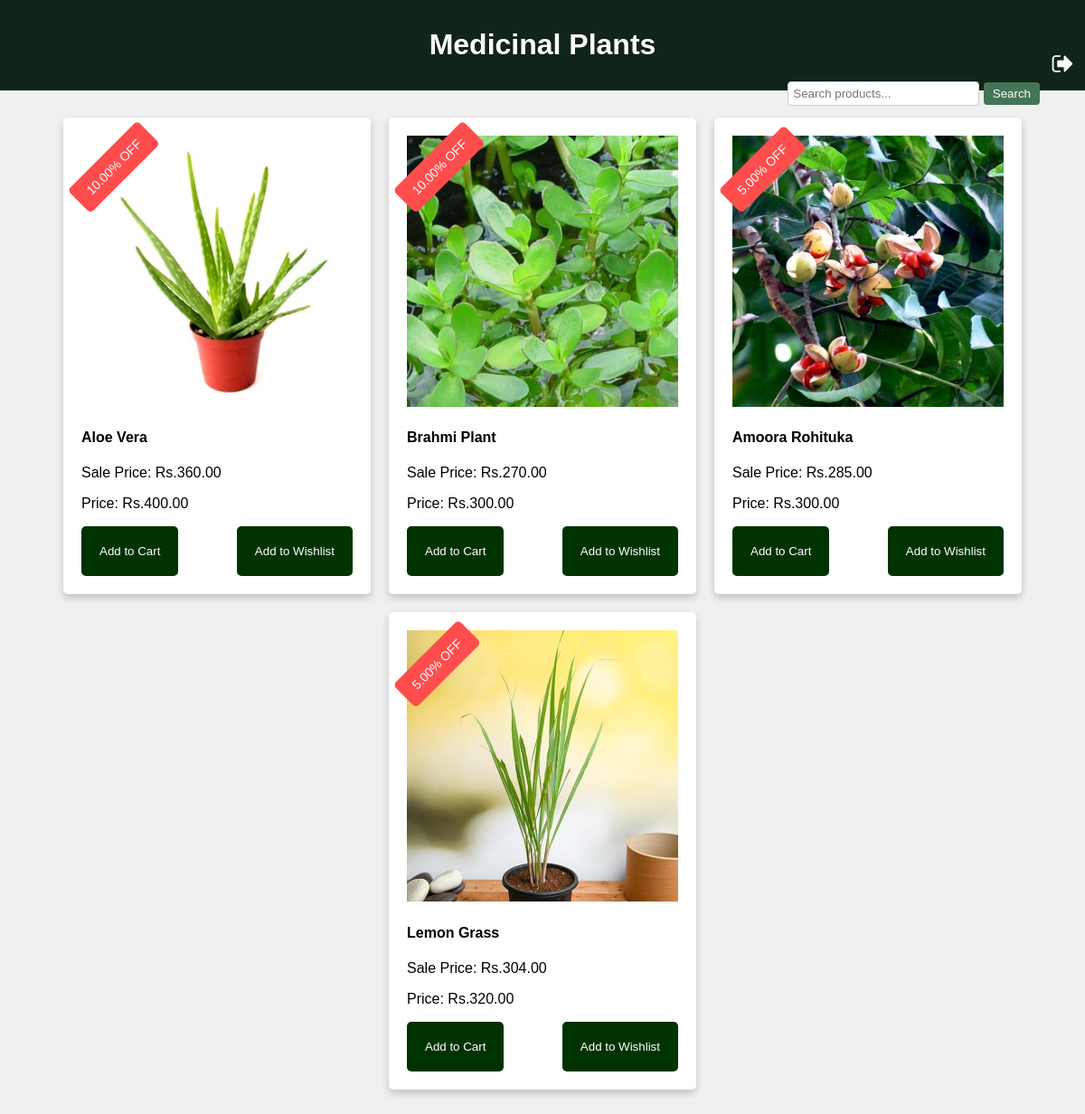
The page /subcategory/medicinal-plants/ (signed in) on the database its author committed.
### appplant/models.py (models this page shows, shortened)
class Product2(models.Model):
     product_name = models.CharField(max_length=255)
     category = models.ForeignKey(Category2, on_delete=models.CASCADE)  # Use ForeignKey to relate to Category
     subcategory = models.ForeignKey(Subcategory2, on_delete=models.CASCADE)  # Use ForeignKey to relate to Subcategory
     stock = models.PositiveIntegerField(default=1, null=True)
     description = models.TextField()
     price = models.DecimalField(max_digits=10, decimal_places=2)
     discount = models.DecimalField(max_digits=5, decimal_places=2, default=0.0)
     sale_price = models.DecimalField(max_digits=10, decimal_places=2, editable=False)
     product_image = models.ImageField(upload_to='product_images/')
     STATUS_CHOICES = [
         ('In Stock', 'In Stock'),
         ('Out of Stock', 'Out of Stock'),
     ]
     status = models.CharField(max_length=20, choices=STATUS_CHOICES, default='In Stock')

### appplant/views.py (the view)
# urls.py: path('subcategory/medicinal-plants/', views.medicinal_plants, name='medicinal_plants'),
@never_cache
@login_required(login_url='login')
def medicinal_plants(request):
    medicinal_plants = Product2.objects.filter(category="1", subcategory='2')
    return render(request, 'medicinal_plants.html', {'products': medicinal_plants})

### templates/medicinal_plants.html (shortened to what this page needs)
<!DOCTYPE html>
<html lang="en">
<head>
</head>
<body>
    <header>
        <h1>Medicinal Plants</h1>
        <form action="/search" method="GET" class="search-form">
            <input type="text" name="q" placeholder="Search products..." class="search-input">
            <button type="submit" class="search-button">Search</button>
        </form>
        <a href="/home" class="logout-icon">
            <img src="/static/images/log4.png" alt="Logout">
        </a>
    </header>
    <div class="product-container">
        {% for product in products %}
        <div class="col-md-3">
            <div class="product-card">
                <a href="{% url 'product_details' product.id %}">
                    <div class="product-image-container">
                        <img src="{{ product.product_image.url }}" alt="{{ product.product_name }}">
                        <span class="discount-badge">{{ product.discount }}% OFF</span>
                    </div>
                </a>
                <h4>{{ product.product_name }}</h4>
                <p>Sale Price: Rs.{{ product.sale_price }}</p>
                <p>Price: Rs.{{ product.price }}</p>
                <div class="buttons">
                    <a href="{% url 'add_to_cart' product.id %}">
                        <button class="add-to-cart-btn">Add to Cart</button>
                    </a>
                    <a href="{% url 'add_to_wishlist' product.id %}">
                        <button class="add-to-wishlist-btn">Add to Wishlist</button>
                    </a>
                </div>
            </div>
        </div>
        {% empty %}
        <p class="no-products">No Medicinal plants available.</p>
        {% endfor %}
    </div>
</body>
</html>

### templates/medicinal_plants.html (style rules this page uses)
body { font-family: Arial, sans-serif; background-color: #f0f0f0; margin: 0; padding: 0; }
header { background-color: #112418; color: white; text-align: center; padding: 10px 0; }
.product-container { display: flex; flex-wrap: wrap; justify-content: center; margin: 20px; }
.product-card { background-color: white; box-shadow: 0 4px 8px 0 rgba(0, 0, 0, 0.2); margin: 10px; padding: 20px; width: 300px; border-radius: 5px; position: relative; }
.product-card img { width: 100%; height: auto; }
.logout-icon { position: absolute; right: 10px; top: 55px; text-decoration: none; color: #fff; }
.search-form { display: inline-block; margin-right: 50px; float: right; top: 80px; }
.search-input { padding: 5px; width: 200px; border: 1px solid #ccc; border-radius: 4px; }
.search-button { background-color: #457557; color: white; border: none; border-radius: 4px; padding: 5px 10px; cursor: pointer; }
.buttons { display: flex; justify-content: space-between; margin-top: 10px; }
.add-to-cart-btn, .add-to-wishlist-btn { background-color: #003300; color: white; padding: 20px; border: none; border-radius: 5px; cursor: pointer; }
.product-image-container { position: relative; }
.discount-badge { position: absolute; top: 50px; left: 10px; background-color: #ff4d4d; color: white; padding: 10px 15px; border-radius: 5px; font-size: 14px; transform: rotate(-45deg); transform-origin: 0 100%; }

### rows shown on the page
Product2: product_image (picture), discount "10.00", product_name "Aloe Vera", sale_price "360.00", price "400.00"
Product2: product_image (picture), discount "10.00", product_name "Brahmi Plant", sale_price "270.00", price "300.00"
Product2: product_image (picture), discount "5.00", product_name "Amoora Rohituka", sale_price "285.00", price "300.00"
Product2: product_image (picture), discount "5.00", product_name "Lemon Grass", sale_price "304.00", price "320.00"
